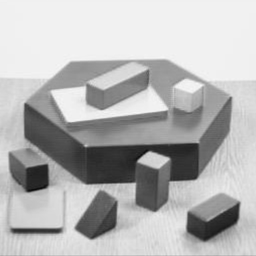
#> input picture expriment_2/SUSAN/obj_8bit.png, 256 x 256 px, shrunk from 382 x 382 before the run
$ python test_susan.py
#> lines starting #> are read from the running program, lines starting #| are printed output that depends on the picture; after the words box and inside, x2 and y2 are one past the last pixel; in counts of white or black regions, pixels touching at a corner belong together; long printed decimals are rounded
from numpy import *
import numpy as np
from PIL import Image
import matplotlib.pyplot as plt
import matplotlib.cm as cm
import math
import os,sys
import scipy.ndimage
import time
import scipy


'''
Susan mask is a circular mask with 37 components.   ***
                                                   *****
                                                  *******
                                                  *******
                                                  *******
                                                   *****
                                                    ***
Implementing the same in a square matrix.
The radius of the mask is 3
susan_mask[0,0] = 0
susan_mask[0,1] = 0
susan_mask[0,5] = 0
susan_mask[0,6] = 0
susan_mask[1,0] = 0
susan_mask[1,6] = 0
susan_mask[5,0] = 0
susan_mask[5,6] = 0
susan_mask[6,0] = 0
susan_mask[6,1] = 0
susan_mask[6,5] = 0
susan_mask[6,6] = 0
'''
def Susan_corner(I1, S1):
    mask_radius = 3
    length = 7 						#2*3+1
    maximum = 0
    susan_mask = np.ones((7,7))
    #copying the image into I2
    I1[:] = I2[:]
    R = np.zeros(S1) 			#stores the distances
    x_min = y_min = mask_radius
    x_max = S1[0] - mask_radius
    y_max = S1[1] - mask_radius

    for i in range(x_min, x_max):
        for j in range(y_min, y_max):
            susan_mask[:] = I1[i-mask_radius:i+mask_radius+1,j-mask_radius:j+mask_radius+1]   #incremeting the individual index starting from the radius
            centre = mask_radius 															  #the nucleus position
            intensity = susan_mask[mask_radius, mask_radius]								  #the intensity of the nucleus pixel

            for m in range(0,length):
                for n in range(0,length):
                    if ((m-centre)*(m-centre)+(n-centre)*(n-centre)<=mask_radius*mask_radius):
                        susan_mask[m][n]=math.exp(-math.pow(((susan_mask[m][n]-intensity)/27),6))		#n(r0) formula as given by equation 0.5 and threshold value is found by trial and error method
                    else:
                        susan_mask[m][n] = 0
            susan_mask[mask_radius, mask_radius] = 0
            n_pixel = np.sum(susan_mask)
            R[i][j] = n_pixel
            if maximum < n_pixel:
                maximum = n_pixel
    print (maximum)
    print (np.sum(R))


    #to threshold the matrix USAN
    g = maximum/2
    for i in range(x_min,x_max):
        for j in range(y_min,y_max):
            if(R[i][j] >=g):
                R[i][j] = 0
            else:
                R[i][j] = g - R[i][j]

    print (np.sum(np.nonzero(R)))
    plt.figure()
    plt.imshow(R, cmap = cm.gray)
    plt.show()

    Ix = np.array(np.matrix(R))
    Iy = np.array(np.matrix(R))
    O = np.ones((S1[0], S1[1]), np.float32)
    for i in range(S1[0]):
        for j in range(S1[1]):
            O[i,j] = math.degrees(math.atan2(Iy[i][j], Ix[i][j]))+180

    plt.figure(2)
    plt.imshow(O, cmap = cm.gray)
    plt.show()													#showing the raw plotted corners
Image1 = Image.open("obj_8bit.png").convert('L')
#> Image1 is the input picture: PIL image 256x256 L; min 10, max 248, mean 182.2
Image2 = Image.open("obj_8bit.png").convert('L')
I2 = np.array(Image1)
S1 = np.shape(I2)
#> S1 = (256, 256)
I1 = np.zeros(S1)
I3 = np.array(Image2)
S2 = np.shape(I3)
#> S2 = (256, 256)
I4 = np.zeros(S2)
Susan_corner(I1, S1)
#> after the loop in Susan_corner, `for i in range(x_min, x_max):`:
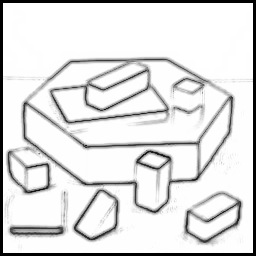
#> R: shape (256, 256) float64; min 0, max 28, mean 24.7; drawn with min black and max white
#> after the loop in Susan_corner, `for i in range(x_min, x_max):`: maximum = 28
#| 28.0
#| 1616927.082
#> in Susan_corner, `g = maximum/2`: g = 14
#> after the loop in Susan_corner, `for i in range(x_min,x_max):`:
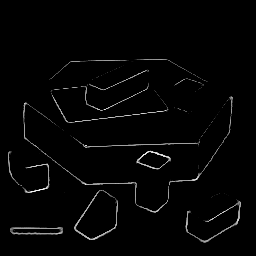
#> R: shape (256, 256) float64; min 0, max 12.64, mean 0.227; drawn with min black and max white
#| 750896
#> after the loop in Susan_corner, `for i in range(S1[0]):`:
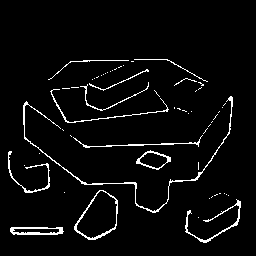
#> O: shape (256, 256) float32; values 180 (black) and 225 (white), 4.1% white in thin lines or dots, all inside (x1, y1, x2, y2) = (8, 59, 241, 243)
Susan_corner(I4, S2)
#| 28.0
#| 1616927.082
#| 750896
